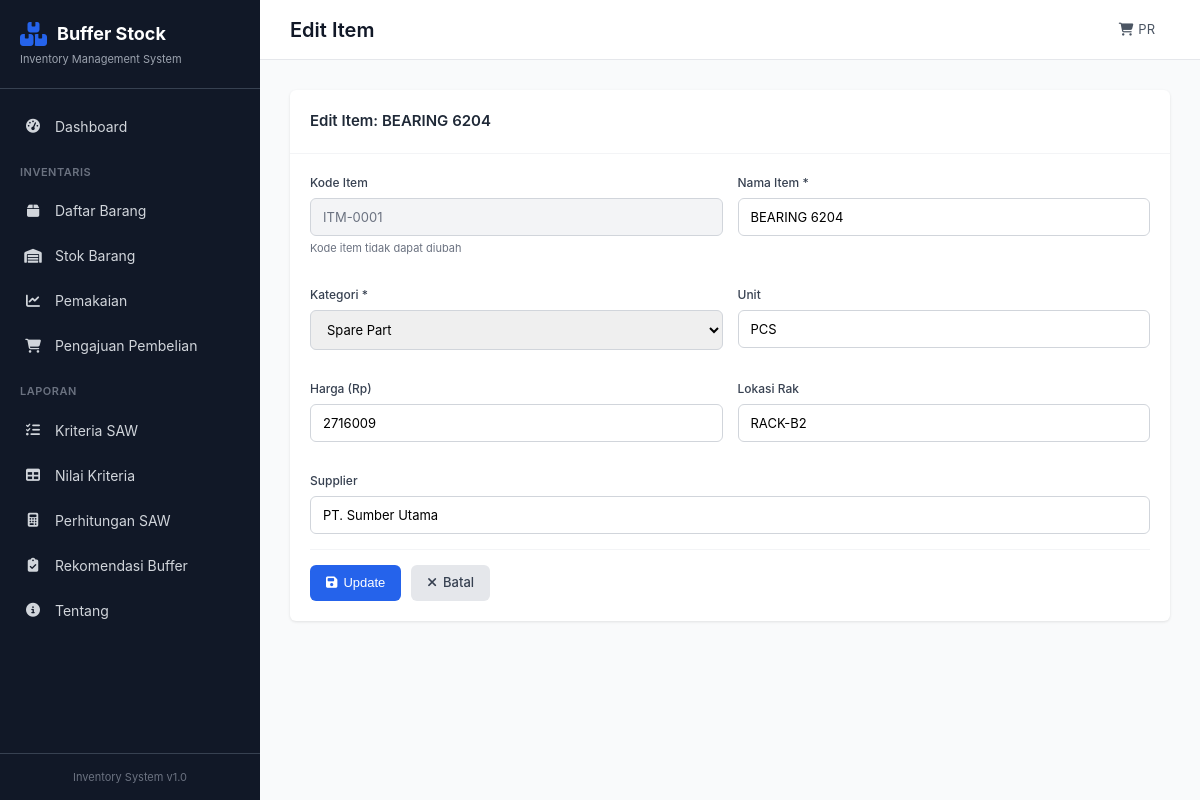
Before: /items/edit/1 with the older database file.
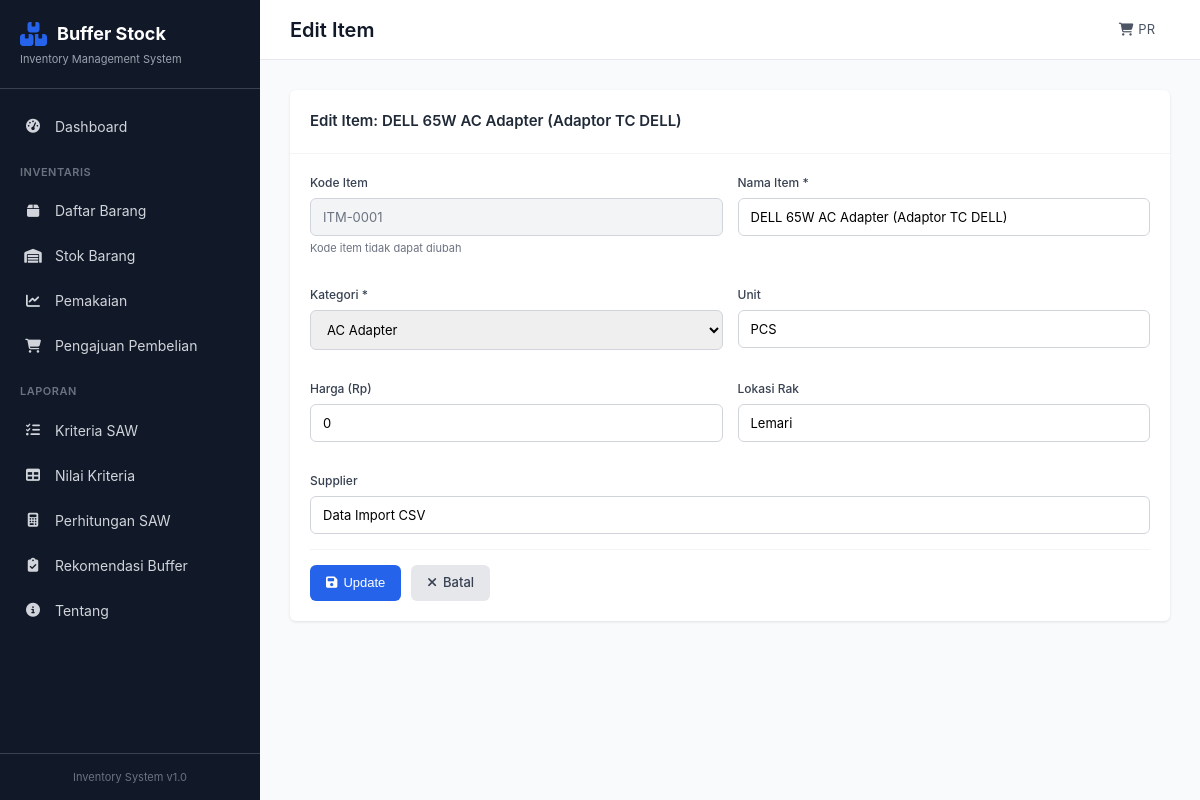
After: the same page with the newer database file.
### app/models.py (models this page shows, shortened)
class Item(db.Model):
    __tablename__ = 'items'
    id = db.Column(db.Integer, primary_key=True)
    kode_item = db.Column(db.String(50), unique=True, nullable=False)
    nama_item = db.Column(db.String(200), nullable=False)
    kategori = db.Column(db.String(100), nullable=False)
    unit = db.Column(db.String(50), default='PCS')
    harga = db.Column(db.Float, default=0)
    supplier = db.Column(db.String(200))
    lokasi_rak = db.Column(db.String(50))
    created_at = db.Column(db.DateTime, default=datetime.utcnow)
    criteria_values = db.relationship('CriteriaValue', backref='item', lazy=True, cascade='all, delete-orphan')

### app/routes.py (the view, shortened to what this page needs)
@main_bp.route('/items/edit/<int:id>', methods=['GET', 'POST'])
def edit_item(id):
    item = Item.query.get_or_404(id)
    categories = db.session.query(Item.kategori).distinct().all()
    categories = [c[0] for c in categories]
    return render_template('items/edit.html', item=item, categories=categories)

### app/templates/items/edit.html (shortened to what this page needs)
{% extends 'base.html' %}
{% block page_title %}Edit Item{% endblock %}
{% block content %}
<div class="section">
    <div class="card">
        <div class="card-header">
            <h3>Edit Item: {{ item.nama_item }}</h3>
        </div>
        <form method="POST" class="form">
            <div class="form-row">
                <div class="form-group">
                    <label>Kode Item</label>
                    <input type="text" value="{{ item.kode_item }}" disabled class="disabled">
                    <small>Kode item tidak dapat diubah</small>
                </div>
                <div class="form-group">
                    <label for="nama_item">Nama Item *</label>
                    <input type="text" id="nama_item" name="nama_item" value="{{ item.nama_item }}" required>
                </div>
            </div>
            <div class="form-row">
                <div class="form-group">
                    <label for="kategori">Kategori *</label>
                    <select id="kategori" name="kategori" required>
                        {% for cat in categories %}
                        <option value="{{ cat }}" {% if item.kategori == cat %}selected{% endif %}>{{ cat }}</option>
                        {% endfor %}
                        <option value="Spare Part" {% if item.kategori == 'Spare Part' %}selected{% endif %}>Spare Part</option>
                    </select>
                </div>
                <div class="form-group">
                    <label for="unit">Unit</label>
                    <input type="text" id="unit" name="unit" value="{{ item.unit }}">
                </div>
            </div>
            <div class="form-row">
                <div class="form-group">
                    <label for="harga">Harga (Rp)</label>
                    <input type="number" id="harga" name="harga" value="{{ item.harga|int }}" min="0">
                </div>
                <div class="form-group">
                    <label for="lokasi_rak">Lokasi Rak</label>
                    <input type="text" id="lokasi_rak" name="lokasi_rak" value="{{ item.lokasi_rak or '' }}">
                </div>
            </div>
            <div class="form-group">
                <label for="supplier">Supplier</label>
                <input type="text" id="supplier" name="supplier" value="{{ item.supplier or '' }}">
            </div>
            <div class="form-actions">
                <button type="submit" class="btn btn-primary">
                    <i class="fas fa-save"></i> Update
                </button>
                <a href="{{ url_for('main.items') }}" class="btn btn-secondary">
                    <i class="fas fa-times"></i> Batal
                </a>
            </div>
        </form>
    </div>
</div>
{% endblock %}

Changed rows visible on the page:
changed Item "ITM-0001": nama_item "BEARING 6204" → "DELL 65W AC Adapter (Adaptor TC DELL)"; kategori "Spare Part" → "AC Adapter"; harga "2716009" → "0"; lokasi_rak "RACK-B2" → "Lemari"; supplier "PT. Sumber Utama" → "Data Import CSV"
